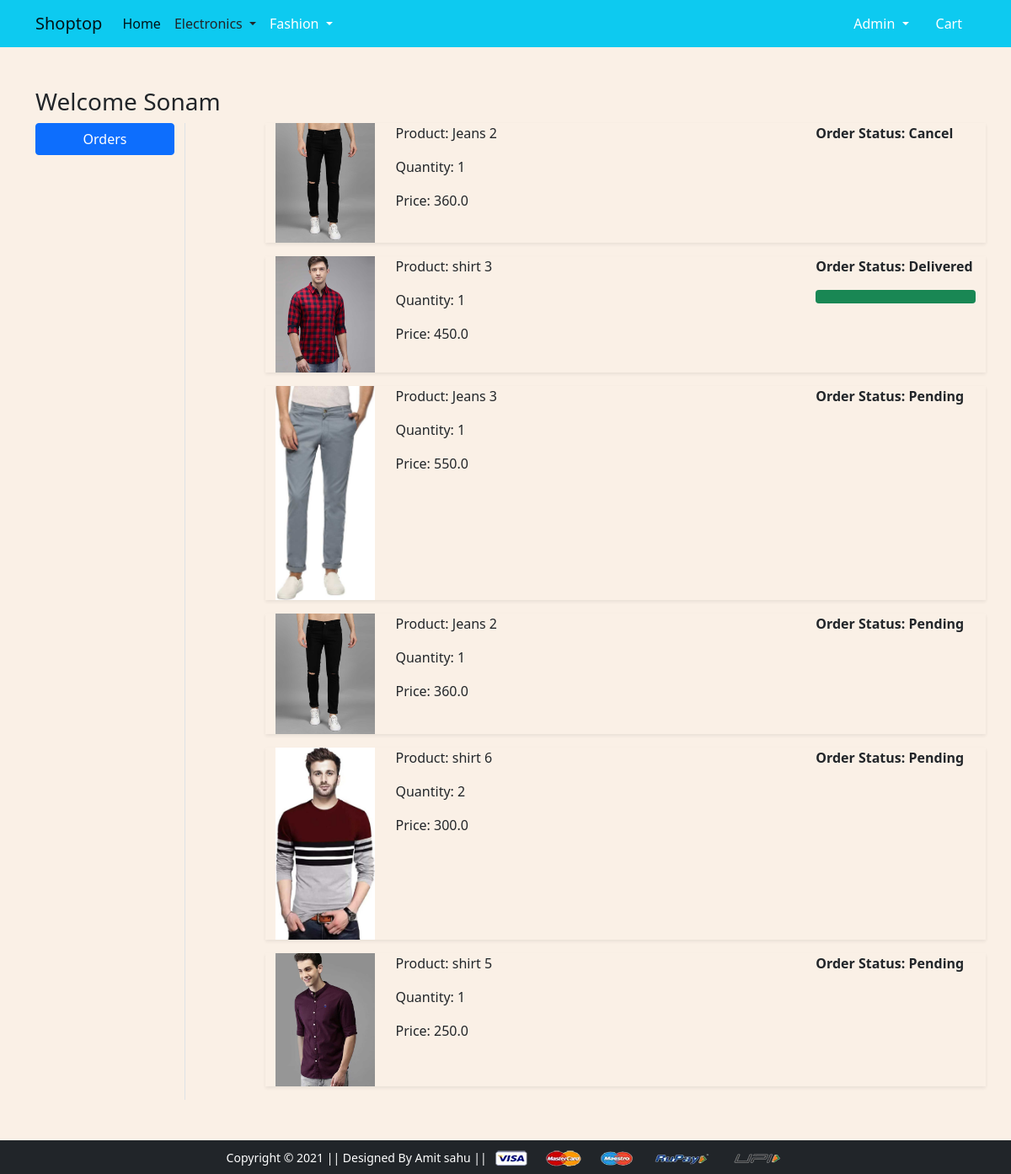
Screenshot of /orders/ (signed in) with the database file from the repository.
### app/models.py (models this page shows, shortened)
class OrderPlaced(models.Model):
 user = models.ForeignKey(User, on_delete=models.CASCADE)
 customer = models.ForeignKey(Customer, on_delete=models.CASCADE)
 product = models.ForeignKey(Product, on_delete=models.CASCADE)
 quantity = models.PositiveIntegerField(default=1)
 ordered_date = models.DateTimeField(auto_now_add=True)
 status = models.CharField(max_length=50,choices=STATUS_CHOICES,default='Pending')
 @property
 def total_cost(self):
   return self.quantity * self.product.discounted_price

class Product(models.Model):
 title = models.CharField(max_length=100)
 selling_price = models.FloatField()
 discounted_price = models.FloatField()
 description = models.TextField()
 brand = models.CharField(max_length=100)
 category = models.CharField( choices=CATEGORY_CHOICES, max_length=2)
 product_image = models.ImageField(upload_to='productimg')

### app/views.py (the view)
# urls.py: path('orders/', views.orders, name='orders'),
@login_required
def orders(request):
	op = OrderPlaced.objects.filter(user=request.user)
	return render(request, 'app/orders.html', {'order_placed':op})

### app/templates/app/orders.html (shortened to what this page needs)
{% extends 'app/base.html' %}
{% load static %}
{% block main-content %}
<div class="container my-5">
 <div class="row">
 <h3>Welcome Sonam</h3>
  <div class="col-sm-2 border-end">
   <ul class="list-unstyled">
    <li class="d-grid"><a href="{% url 'orders' %}" class="btn btn-primary">Orders</a></li>
   </ul>
  </div>
  <div class="col-sm-9 offset-sm-1">
  {% for op in order_placed %}
   <div class="row shadow-sm mb-3">
    <div class="col-sm-2">
     <img src="{{op.product.product_image.url}}" alt="" srcset="" class="img-fluid" height="150" width="150">
    </div>
    <div class="col-sm-7">
     <p>Product: {{op.product.title}}</p>
     <p>Quantity: {{op.quantity}}</p>
     <p>Price: {{op.total_cost}}</p>
    </div>
    <div class="col-sm-3 fw-bold">
     <p>Order Status: {{op.status}}</p>
      {% if op.status == 'Delivered' %}
      <div class="progress">
       <div class="progress-bar bg-success" role="progressbar" style="width: 100%" aria-valuenow="100" aria-valuemin="0" aria-valuemax="100"></div>
      </div>
      {% endif %}
    </div>
   </div>
   {% endfor %}
  </div>
 </div>
</div>
{% endblock main-content %}

### app/templates/app/base.html (shortened to what this page needs)
<!doctype html>
{% load static %}
<html lang="en">
  <head>
    <link href="https://cdn.jsdelivr.net/npm/bootstrap@5.0.0-beta1/dist/css/bootstrap.min.css" rel="stylesheet">
    <link rel="stylesheet" href="{% static 'app/css/owl.carousel.min.css' %}">
    <link rel="stylesheet" href="{% static 'app/css/all.min.css' %}">
    <link rel="stylesheet" href="{% static 'app/css/style.css' %}">
  </head>
  <body>
    <nav class="navbar navbar-expand-lg navbar-light bg-info" style="background-color: #e3f2fd;">
     <div class="container">
       <a class="navbar-brand" href="/">Shoptop</a>
       <div class="collapse navbar-collapse" id="navbarSupportedContent">
         <ul class="navbar-nav me-auto mb-2 mb-lg-0">
           <li class="nav-item">
             <a class="nav-link active" aria-current="page" href="/">Home</a>
           </li>
           <li class="nav-item dropdown">
             <a class="nav-link dropdown-toggle text-dark" href="#" id="electronicsDropdown" role="button" data-bs-toggle="dropdown" aria-expanded="false">
               Electronics
             </a>
           </li>
           <li class="nav-item dropdown">
             <a class="nav-link dropdown-toggle text-white" href="#" id="fashionDropdown" role="button" data-bs-toggle="dropdown" aria-expanded="false">
               Fashion
             </a>
           </li>
         </ul>
         <div>
          <ul class="navbar-nav me-auto mb-2 mb-lg-0">
          {% if request.user.is_authenticated %}
           <li class="nav-item dropdown mx-2">
              <a class="nav-link dropdown-toggle text-white" href="#" id="profileDropdown" role="button" data-bs-toggle="dropdown" aria-expanded="false">
                {{request.user.username|capfirst}}
              </a>
            </li>
            <li class="nav-item mx-2">
              <a href="{% url 'showcart' %}" class="nav-link text-white"> Cart </a>
            </li>
            {% endif %}
          </ul>
         </div>
       </div>
     </div>
    </nav>
    {% block main-content %} {% endblock main-content %}
    <footer class="container-fluid bg-dark text-center p-2 mt-5">
        <small class="text-white">Copyright &copy; 2021 || Designed By Amit sahu || </small>
        <img src="{% static 'app/images/payment.png' %}" alt="" srcset="" class="img-fluid" height="2px">
    </footer>
  </body>
</html>

### app/templates/app/base.html (style rules this page uses)
body { background-color: linen; }

### rows the page displays
OrderPlaced: product.product_image (picture), product "Jeans 2", quantity "1", total_cost "360.0", status "Cancel"
OrderPlaced: product.product_image (picture), product "shirt 3", quantity "1", total_cost "450.0", status "Delivered"
OrderPlaced: product.product_image (picture), product "Jeans 3", quantity "1", total_cost "550.0", status "Pending"
OrderPlaced: product.product_image (picture), product "Jeans 2", quantity "1", total_cost "360.0", status "Pending"
OrderPlaced: product.product_image (picture), product "shirt 6", quantity "2", total_cost "300.0", status "Pending"
OrderPlaced: product.product_image (picture), product "shirt 5", quantity "1", total_cost "250.0", status "Pending"

### other values shown
{{ request.user.username|capfirst }} "Admin"
